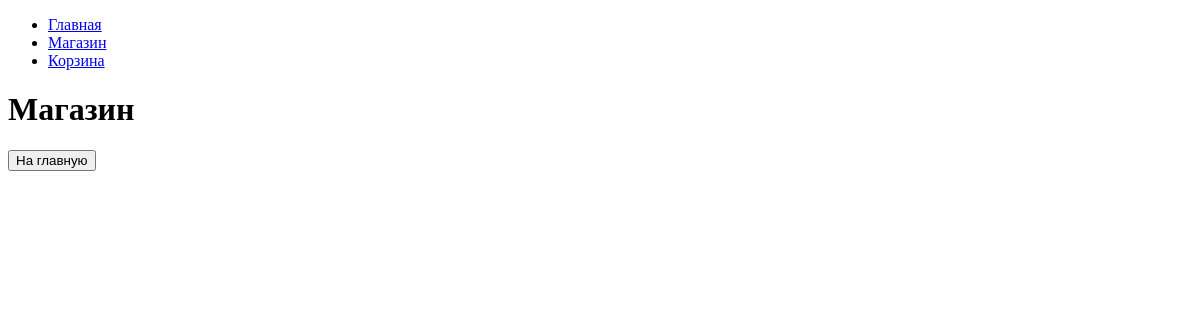
The page /store/ on the database as committed earlier.
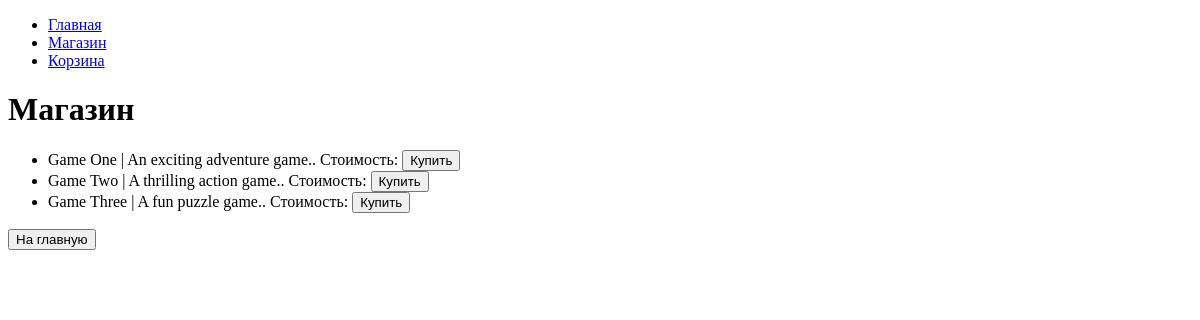
The same page on the database as committed later.
### task1/models.py (models this page shows, shortened)
class Game(models.Model):
    title = models.CharField(max_length=200)
    cost = models.DecimalField(max_digits=10, decimal_places=2)
    size = models.DecimalField(max_digits=10, decimal_places=2)
    description = models.TextField()
    age_limited = models.BooleanField(default=False)
    buyers = models.ManyToManyField(Buyer, related_name='games')

### task1/views.py (the view)
# urls.py: path('store/', store_view, name='store'),
def store_view(request):
    games = Game.objects.all()
    return render(request, 'fourth_task/store.html', {'games': games})

### templates/fourth_task/store.html (shortened to what this page needs)
{% extends "fourth_task/menu.html" %}
{% block content %}
<h1>Магазин</h1>
<ul>
    {% for game in games %}
    <li>{{ game.title }} | {{ game.description }}. Стоимость: {{ game.price }} <button>Купить</button></li>
    {% endfor %}
</ul>
<button onclick="location.href='{% url 'home' %}'">На главную</button>
{% endblock %}

### templates/fourth_task/menu.html (shortened to what this page needs)
<!DOCTYPE html>
<html lang="ru">
<head>
</head>
<body>
<nav>
  <ul>
    <li><a href="{% url 'home' %}">Главная</a></li>
    <li><a href="{% url 'store' %}">Магазин</a></li>
    <li><a href="{% url 'cart' %}">Корзина</a></li>
  </ul>
</nav>
<div>
  {% block content %}
  {% endblock %}
</div>
</body>
</html>

Rows that differ between the two databases and show on the page:
added Game: title "Game One", description "An exciting adventure game."
added Game: title "Game Two", description "A thrilling action game."
added Game: title "Game Three", description "A fun puzzle game."
